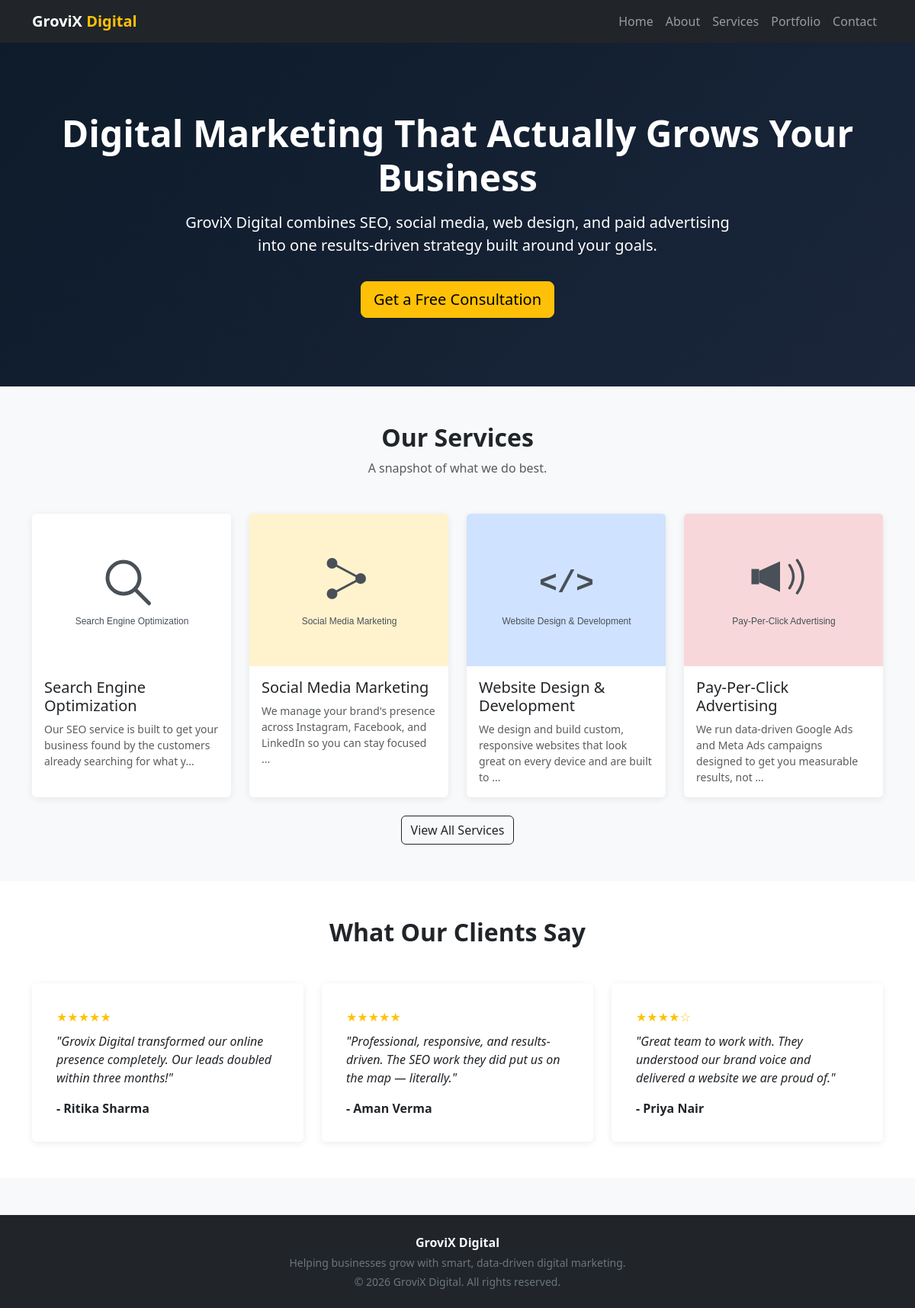
The app's page /, older data.
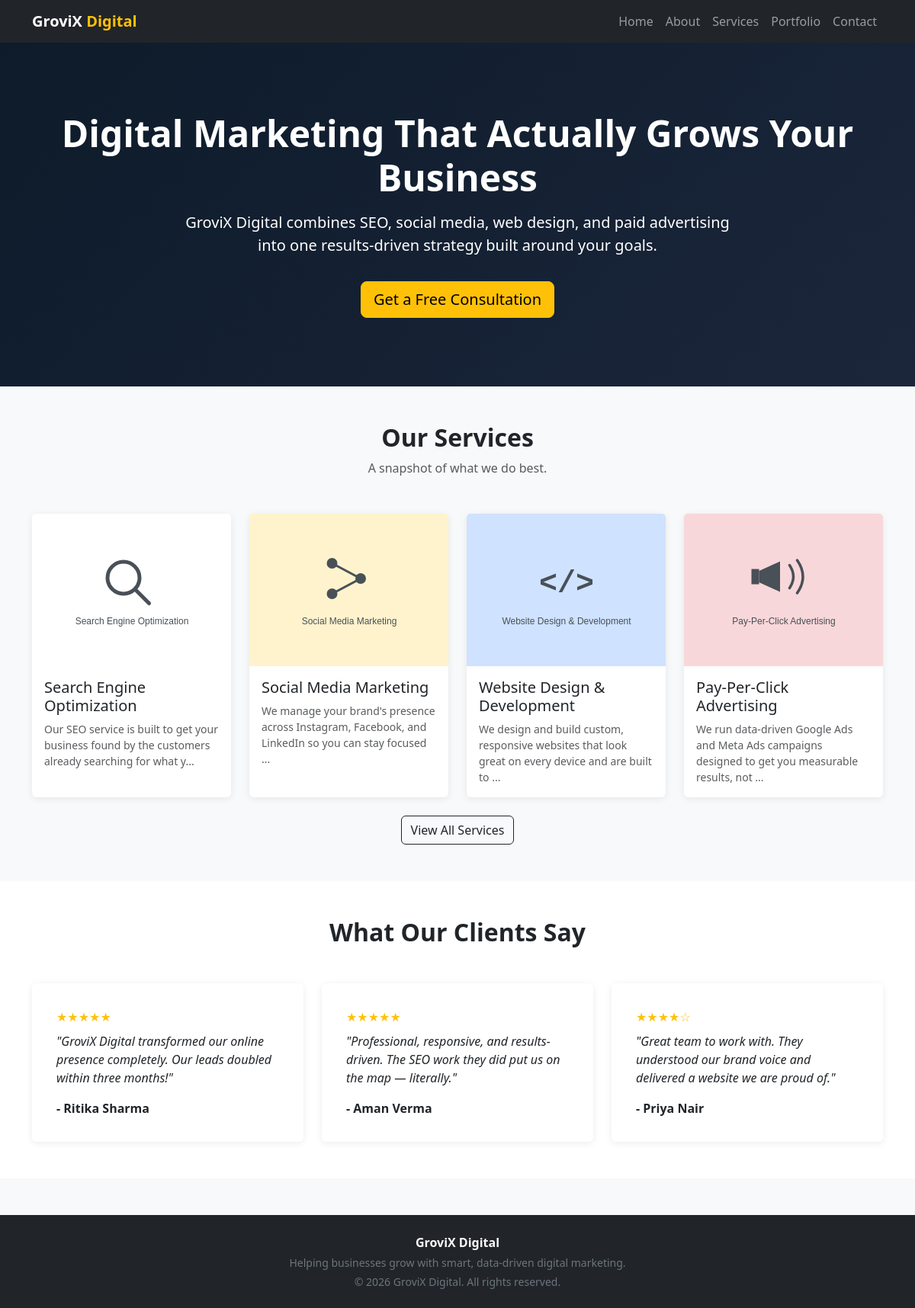
The same page, newer data.
### tables this page shows
CREATE TABLE testimonials (
    id INT AUTO_INCREMENT PRIMARY KEY,
    client_name VARCHAR(150) NOT NULL,
    message TEXT NOT NULL,
    rating TINYINT NOT NULL DEFAULT 5,
    image VARCHAR(255) DEFAULT NULL,
    created_at TIMESTAMP DEFAULT CURRENT_TIMESTAMP
);

### includes/functions.php (called while the page is built, shortened)
<?php
function clean_input($value) {
    return htmlspecialchars(trim($value ?? ''), ENT_QUOTES, 'UTF-8');
}
function service_image_url($filename, $title = '') {
    $title = strtolower($title);
    if (str_contains($title, 'seo') || str_contains($title, 'search engine')) {
        return BASE_URL . '/assets/img/placeholder-seo.svg';
    }
    if (str_contains($title, 'social media') || str_contains($title, 'smm')) {
        return BASE_URL . '/assets/img/placeholder-smm.svg';
    }
    if (str_contains($title, 'web design') || str_contains($title, 'web development') || str_contains($title, 'website')) {
        return BASE_URL . '/assets/img/placeholder-webdev.svg';
    }
    if (str_contains($title, 'pay-per-click') || str_contains($title, 'ppc') || str_contains($title, 'advertising')) {
        return BASE_URL . '/assets/img/placeholder-ppc.svg';
    }
    return BASE_URL . '/assets/img/placeholder.svg';
}

### public/index.php (the view, shortened to what this page needs)
<?php
require_once __DIR__ . '/../includes/db.php';
require_once __DIR__ . '/../includes/functions.php';
require_once __DIR__ . '/../includes/header.php';
$services = [];
$result = mysqli_query($conn, "SELECT id, title, description, image FROM services ORDER BY created_at DESC LIMIT 4");
while ($row = mysqli_fetch_assoc($result)) {
    $services[] = $row;
}
$testimonials = [];
$result = mysqli_query($conn, "SELECT client_name, message, rating, image FROM testimonials ORDER BY created_at DESC LIMIT 6");
while ($row = mysqli_fetch_assoc($result)) {
    $testimonials[] = $row;
}
?>
<section class="hero text-center">
  <div class="container">
    <h1 class="display-5 fw-bold">Digital Marketing That Actually Grows Your Business</h1>
    <p class="lead col-lg-8 mx-auto mt-3">
      GroviX Digital combines SEO, social media, web design, and paid advertising
      into one results-driven strategy built around your goals.
    </p>
    <a href="contact.php" class="btn btn-warning btn-lg mt-3">Get a Free Consultation</a>
  </div>
</section>
<section class="py-5">
  <div class="container">
    <div class="text-center mb-5">
      <h2 class="fw-bold">Our Services</h2>
      <p class="text-muted">A snapshot of what we do best.</p>
    </div>
    <div class="row g-4">
      <?php foreach ($services as $service): ?>
        <div class="col-md-6 col-lg-3">
          <a href="service_detail.php?id=<?= (int)$service['id'] ?>" class="text-decoration-none text-reset">
            <div class="card card-service h-100">
              <img src="<?= service_image_url($service['image'], $service['title']) ?>" class="card-img-top" alt="<?= clean_input($service['title']) ?>">
              <div class="card-body">
                <h5 class="card-title"><?= clean_input($service['title']) ?></h5>
                <p class="card-text small text-muted"><?= clean_input(mb_strimwidth($service['description'], 0, 100, '...')) ?></p>
              </div>
            </div>
          </a>
        </div>
      <?php endforeach; ?>
    </div>
    <div class="text-center mt-4">
      <a href="services.php" class="btn btn-outline-dark">View All Services</a>
    </div>
  </div>
</section>
<section class="py-5 bg-white">
  <div class="container">
    <div class="text-center mb-5">
      <h2 class="fw-bold">What Our Clients Say</h2>
    </div>
    <div class="row g-4">
      <?php foreach ($testimonials as $t): ?>
        <div class="col-md-6 col-lg-4">
          <div class="card card-testimonial p-3">
            <div class="card-body">
              <div class="rating-stars mb-2">
                <?= str_repeat('&#9733;', (int)$t['rating']) . str_repeat('&#9734;', 5 - (int)$t['rating']) ?>
              </div>
              <p class="card-text fst-italic">"<?= clean_input($t['message']) ?>"</p>
              <p class="fw-bold mb-0">- <?= clean_input($t['client_name']) ?></p>
            </div>
          </div>
        </div>
      <?php endforeach; ?>
    </div>
  </div>
</section>
<?php require_once __DIR__ . '/../includes/footer.php'; ?>

Row changes from the older to the newer data that the page shows:
changed testimonials "Ritika Sharma": message "Grovix Digital transformed our online presence completely. Our leads doubled within three months!" → "GroviX Digital transformed our online presence completely. Our leads doubled within three months!"
